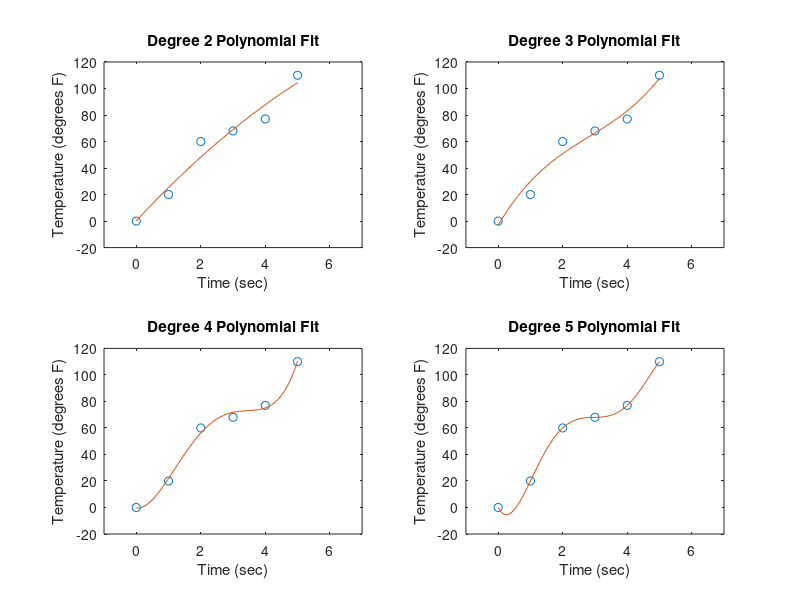

Recreate this plot in MATLAB.
x = 0:5
fine_x = 0:0.1:5
y = [0 20 60 68 77 110]
for order = 2:5
    t = polyfit(x,y,order)
    y2 = polyval(t,fine_x)
    subplot(2,2,order-1)
    plot(x,y,'o',fine_x,y2)
    axis([-1 7 -20 120])
    ttl = sprintf('Degree %d Polynomial Fit',order)
    title(ttl)
    xlabel('Time (sec)')
    ylabel('Temperature (degrees F)')
end
